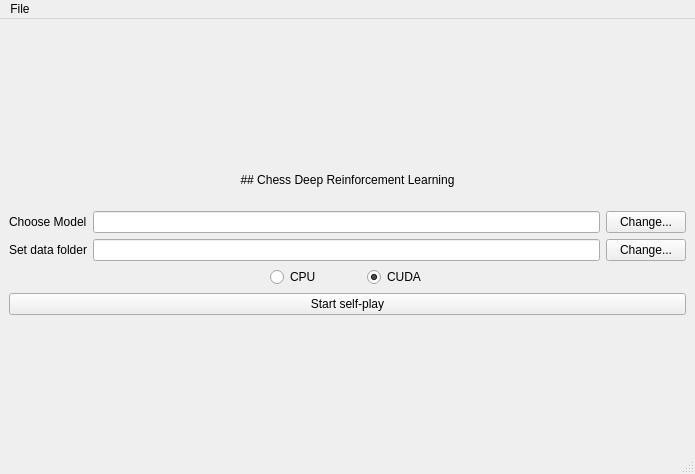
<?xml version="1.0" encoding="UTF-8"?>
<ui version="4.0">
 <class>MainWindow</class>
 <widget class="QMainWindow" name="MainWindow">
  <property name="geometry">
   <rect>
    <x>0</x>
    <y>0</y>
    <width>695</width>
    <height>474</height>
   </rect>
  </property>
  <property name="windowTitle">
   <string>MainWindow</string>
  </property>
  <widget class="QWidget" name="centralwidget">
   <layout class="QGridLayout" name="gridLayout">
    <item row="12" column="0">
     <layout class="QVBoxLayout" name="VBox_Main">
      <item>
       <widget class="QLabel" name="Label_title">
        <property name="sizePolicy">
         <sizepolicy hsizetype="Preferred" vsizetype="Fixed">
          <horstretch>0</horstretch>
          <verstretch>0</verstretch>
         </sizepolicy>
        </property>
        <property name="minimumSize">
         <size>
          <width>0</width>
          <height>50</height>
         </size>
        </property>
        <property name="text">
         <string>## Chess Deep Reinforcement Learning</string>
        </property>
        <property name="textFormat">
         <enum>Qt::MarkdownText</enum>
        </property>
        <property name="alignment">
         <set>Qt::AlignCenter</set>
        </property>
       </widget>
      </item>
      <item>
       <layout class="QHBoxLayout" name="HBox_ModelChooser">
        <property name="sizeConstraint">
         <enum>QLayout::SetFixedSize</enum>
        </property>
        <item>
         <widget class="QLabel" name="Label_setModel">
          <property name="sizePolicy">
           <sizepolicy hsizetype="Preferred" vsizetype="Fixed">
            <horstretch>0</horstretch>
            <verstretch>0</verstretch>
           </sizepolicy>
          </property>
          <property name="text">
           <string>Choose Model</string>
          </property>
         </widget>
        </item>
        <item>
         <widget class="QLineEdit" name="Input_setModel">
          <property name="sizePolicy">
           <sizepolicy hsizetype="Expanding" vsizetype="Fixed">
            <horstretch>0</horstretch>
            <verstretch>0</verstretch>
           </sizepolicy>
          </property>
         </widget>
        </item>
        <item>
         <widget class="QPushButton" name="Button_setModel">
          <property name="text">
           <string>Change...</string>
          </property>
         </widget>
        </item>
       </layout>
      </item>
      <item>
       <layout class="QHBoxLayout" name="HBox_DataChooser">
        <property name="sizeConstraint">
         <enum>QLayout::SetFixedSize</enum>
        </property>
        <item>
         <widget class="QLabel" name="Label_setDataFolder">
          <property name="sizePolicy">
           <sizepolicy hsizetype="Preferred" vsizetype="Fixed">
            <horstretch>0</horstretch>
            <verstretch>0</verstretch>
           </sizepolicy>
          </property>
          <property name="text">
           <string>Set data folder</string>
          </property>
         </widget>
        </item>
        <item>
         <widget class="QLineEdit" name="Input_setDataFolder"/>
        </item>
        <item>
         <widget class="QPushButton" name="Button_setDataFolder">
          <property name="text">
           <string>Change...</string>
          </property>
         </widget>
        </item>
       </layout>
      </item>
      <item>
       <layout class="QHBoxLayout" name="HBox_CPU_CUDA">
        <property name="sizeConstraint">
         <enum>QLayout::SetFixedSize</enum>
        </property>
        <item>
         <spacer name="horizontalSpacer_2">
          <property name="orientation">
           <enum>Qt::Horizontal</enum>
          </property>
          <property name="sizeHint" stdset="0">
           <size>
            <width>40</width>
            <height>20</height>
           </size>
          </property>
         </spacer>
        </item>
        <item>
         <widget class="QRadioButton" name="RButton_CPU">
          <property name="text">
           <string>CPU</string>
          </property>
          <attribute name="buttonGroup">
           <string notr="true">BGroup_CPU_CUDA</string>
          </attribute>
         </widget>
        </item>
        <item>
         <spacer name="horizontalSpacer_3">
          <property name="orientation">
           <enum>Qt::Horizontal</enum>
          </property>
          <property name="sizeType">
           <enum>QSizePolicy::Fixed</enum>
          </property>
          <property name="sizeHint" stdset="0">
           <size>
            <width>40</width>
            <height>20</height>
           </size>
          </property>
         </spacer>
        </item>
        <item>
         <widget class="QRadioButton" name="RButton_CUDA">
          <property name="text">
           <string>CUDA</string>
          </property>
          <property name="checked">
           <bool>true</bool>
          </property>
          <attribute name="buttonGroup">
           <string notr="true">BGroup_CPU_CUDA</string>
          </attribute>
         </widget>
        </item>
        <item>
         <spacer name="horizontalSpacer">
          <property name="orientation">
           <enum>Qt::Horizontal</enum>
          </property>
          <property name="sizeHint" stdset="0">
           <size>
            <width>40</width>
            <height>20</height>
           </size>
          </property>
         </spacer>
        </item>
       </layout>
      </item>
      <item>
       <widget class="QPushButton" name="Button_Start">
        <property name="text">
         <string>Start self-play</string>
        </property>
       </widget>
      </item>
     </layout>
    </item>
   </layout>
  </widget>
  <widget class="QMenuBar" name="menubar">
   <property name="geometry">
    <rect>
     <x>0</x>
     <y>0</y>
     <width>695</width>
     <height>30</height>
    </rect>
   </property>
   <widget class="QMenu" name="menuFile">
    <property name="title">
     <string>File</string>
    </property>
    <addaction name="actionExit"/>
   </widget>
   <addaction name="menuFile"/>
  </widget>
  <widget class="QStatusBar" name="statusbar"/>
  <action name="actionExit">
   <property name="text">
    <string>Exit</string>
   </property>
   <property name="shortcut">
    <string>Ctrl+Q</string>
   </property>
  </action>
 </widget>
 <resources/>
 <connections/>
 <buttongroups>
  <buttongroup name="BGroup_CPU_CUDA"/>
 </buttongroups>
</ui>
